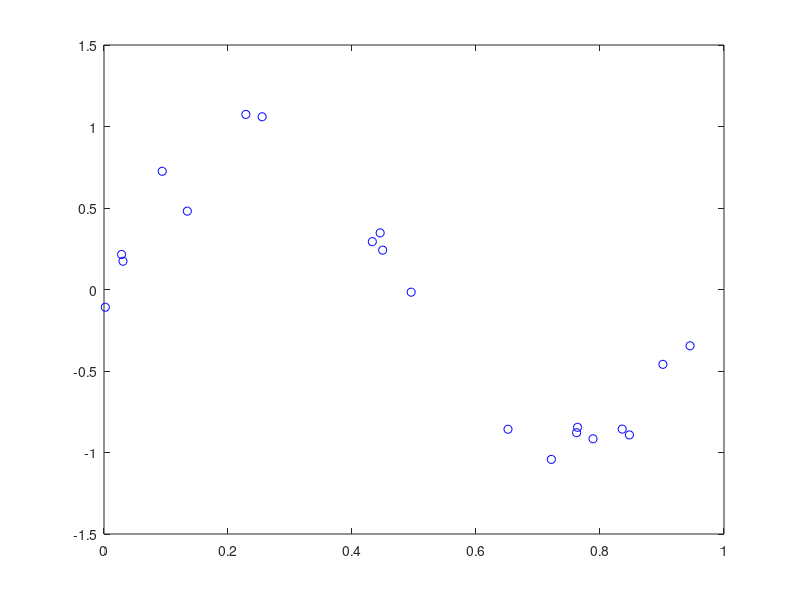

MATLAB code to generate this figure:
% Generates noisy data from a sinusoidal function in (0,1) for regression
% tasks.
%
% @author Wolfgang Roth

close all;
clear;

rng(1);

N = 20;
x = rand(N, 1);
t = sin(x * 2 * pi) + randn(N, 1) * 1e-1;

save('sinusoidal.mat', 'x', 't');

figure;
plot(x, t, 'bo');